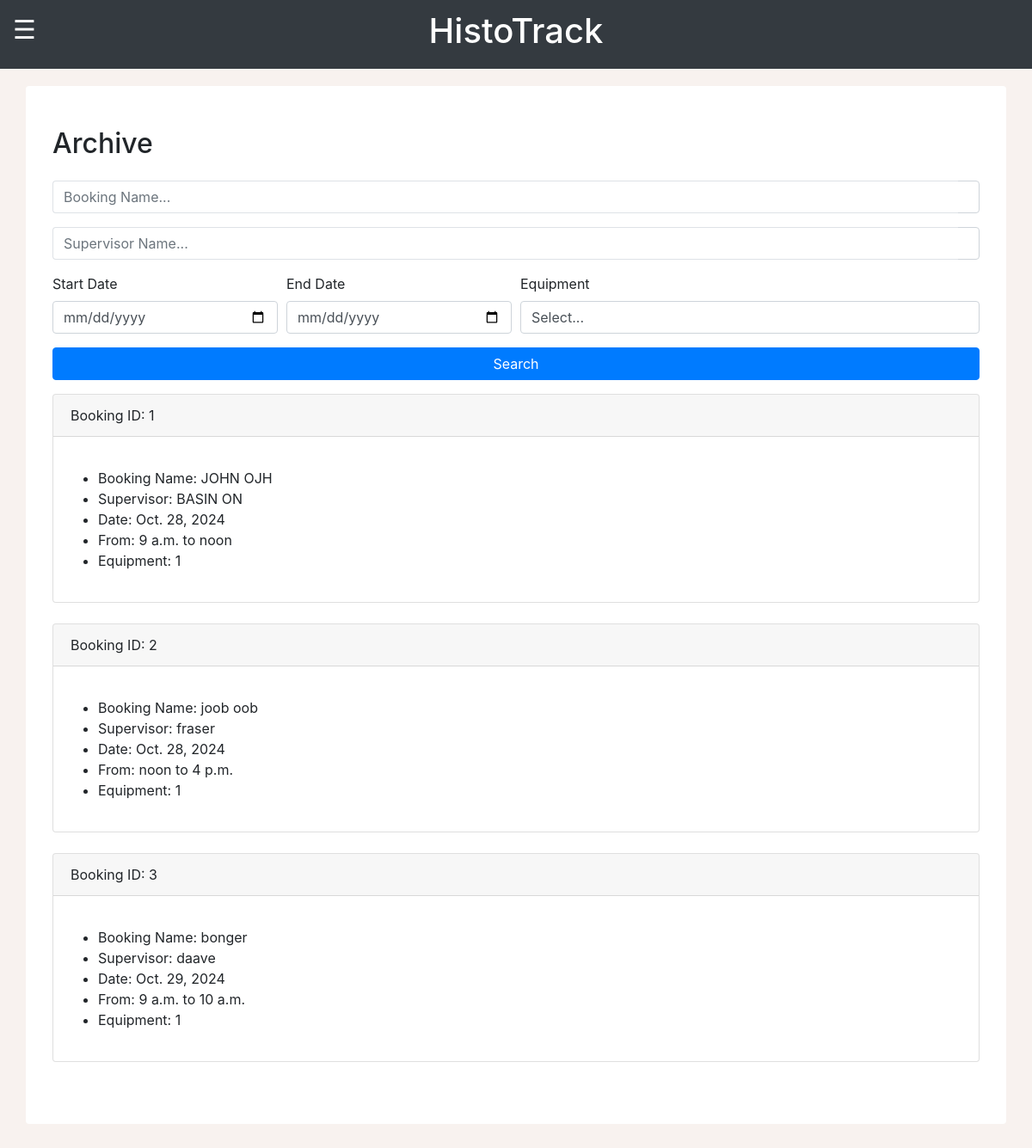
/MCalendar/archive/ (signed in), run on the app's committed database.
### MCalendar/models.py (models this page shows)
class Event(models.Model):
    bookingName = models.CharField(max_length=80)
    supervisorName = models.CharField(max_length=80)
    bookingDate = models.DateField()
    startTime = models.TimeField()
    allotedTime = models.TimeField()
    comments = models.TextField(max_length = 1000)
    equipment = models.CharField(max_length=100, default='Not specified')

### MCalendar/views.py (the view)
# urls.py: path("archive/", views.archivePage, name="archivePage"),
def archivePage(request):
    if request.user.is_superuser:
        eventList = Event.objects.all()
        equipmentList = Equipment.objects.all()
        bookingName = request.GET.get('bookingName')
        supervisorName = request.GET.get('supervisorName')
        dateMin = request.GET.get('dateMin')
        dateMax = request.GET.get('dateMax')
        equipment = request.GET.get('equipment')
        if archiveValidQuery(bookingName):
            eventList = eventList.filter(bookingName__icontains=bookingName)
        if archiveValidQuery(supervisorName):
            eventList = eventList.filter(supervisorName__icontains=supervisorName)
        if archiveValidQuery(dateMin):
            eventList = eventList.filter(bookingDate__gte=dateMin)
        if archiveValidQuery(dateMax):
            eventList = eventList.filter(bookingDate__lte=dateMax)
        if archiveValidQuery(equipment) and equipment != 'Select...':
            eventList = eventList.filter(equipment__name=equipment)
        context = {
            'eventList': eventList,
            'equipmentList': equipmentList
        }
        return render(request, 'archive.html', context)
    else:
        messages.success(request, "Please log in before entering that page! Admin access only.")
        logout(request)
        return redirect("loginPage")

### MCalendar/models.py (called while the page is built)
    def __str__(self):
        return self.equipmentName

### MCalendar/views.py (called while the page is built)
def archiveValidQuery(param):
    return param != '' and param is not None

### MCalendar/templates/archive.html (shortened to what this page needs)
{% load static %}
<head>
    <link rel="stylesheet" href="https://cdnjs.cloudflare.com/ajax/libs/jquery/3.2.1/jquery.min.js">
    <link rel="stylesheet" href="https://cdn.jsdelivr.net/npm/bootstrap@5.0.0-alpha1/dist/js/bootstrap.bundle.min.js">
    <link rel="stylesheet" href="https://cdn.jsdelivr.net/npm/bootstrap@5.0.0-alpha1/dist/css/bootstrap.min.css">
    <link rel="stylesheet" href="https://cdn.jsdelivr.net/npm/bootstrap@4.6.2/dist/css/bootstrap.min.css">
    <link rel="stylesheet" href="{% static 'sidebar.css' %}">
</head>
<body>
<div class="container-fluid bg-dark text-white topbar">
    <div class="row">
        <div class="col-2 container-fluid text-left">
        <span class="sidebarButton" onclick="toggleNav()">&#9776;</span>
        </div>
        <div class="col-8 container-fluid text-center h1">
            <span>HistoTrack</span>
        </div>
        <div class="col-2"></div>
    </div>
</div>
<div class="container rounded bg-white mt-5 mb-5">
    <div class="row">
        <div class="col-md-12">
            <div class="p-3 py-5">
                <div class="d-flex justify-content-between align-items-center mb-3">
                    <h2 class="text-right">Archive</h2>
                </div>
                <form method="GET" action=".">
                    <div class="form-row">
                        <div class="form-group col-12">
                            <div class="input-group">
                                <input class="form-control py-2 border-right-0 border" type="search" name="bookingName" placeholder="Booking Name..." />
                                <span class="input-group-append">
                                    <div class="input-group-text bg-transparent">
                                    </div>
                                </span>
                            </div>
                        </div>
                    </div>
                    <div class="form-row">
                        <div class="form-group col-12">
                            <div class="input-group">
                                <input class="form-control py-2 border-right-0 border" type="search" name="supervisorName" placeholder="Supervisor Name..." />
                                <span class="input-group-append">
                                    <div class="input-group-text bg-transparent">
                                    </div>
                                </span>
                            </div>
                        </div>
                    </div>
                    <div class="form-row">
                        <div class="form-group col-md-3 col-lg-3">
                            <label for="startDate">Start Date</label>
                            <input type="date" class="form-control" id="startDate" name="dateMin">
                        </div>
                        <div class="form-group col-md-3 col-lg-3">
                            <label for="endDate">End Date</label>
                            <input type="date" class="form-control" id="endDate" name="dateMax">
                        </div>
                        <div class="form-group col-md-6">
                            <label for="equipment">Equipment</label>
                            <select id="equipment" class="form-control" name="equipment">
                                <option selected>Select...</option>
                            </select>
                        </div>
                    </div>
                    <button type="submit" class="btn btn-primary btn-block">Search</button>
                </form>
                {% for event in eventList %}
                <div class="card">
                    <div class="card-header">
                        Booking ID: {{ event.id }}
                    </div>
                    <div class="card-body">
                        <p class="card-text">
                            <ul>
                                <li>Booking Name: {{ event.bookingName }}</li>
                                <li>Supervisor: {{ event.supervisorName }}</li>
                                <li>Date: {{ event.bookingDate }}</li>
                                <li>From: {{ event.startTime }} to {{ event.allotedTime }}</li>
                                <li>Equipment: {{ event.equipment }}</li>
                            </ul>
                        </p>
                    </div>
                </div>
                <br>
                {% endfor %}
            </div>
        </div>
    </div>
</div>
</body>

### MCalendar/static/sidebar.css (style rules this page uses)
body { margin-top:100px; }
.topbar { height: 80px; max-height: 80px; align-content:center; position: fixed; top:0; z-index: 100; }
.sidebarButton { font-size:30px; cursor:pointer }

### MCalendar/templates/archive.html (style rules this page uses)
body { background: #f8f2ef; margin-top:100px; }

### data on the page
Event: id "1", bookingName "JOHN OJH", supervisorName "BASIN ON", bookingDate "Oct. 28, 2024", startTime "9 a.m.", allotedTime "noon", equipment "1"
Event: id "2", bookingName "joob oob", supervisorName "fraser", bookingDate "Oct. 28, 2024", startTime "noon", allotedTime "4 p.m.", equipment "1"
Event: id "3", bookingName "bonger", supervisorName "daave", bookingDate "Oct. 29, 2024", startTime "9 a.m.", allotedTime "10 a.m.", equipment "1"
